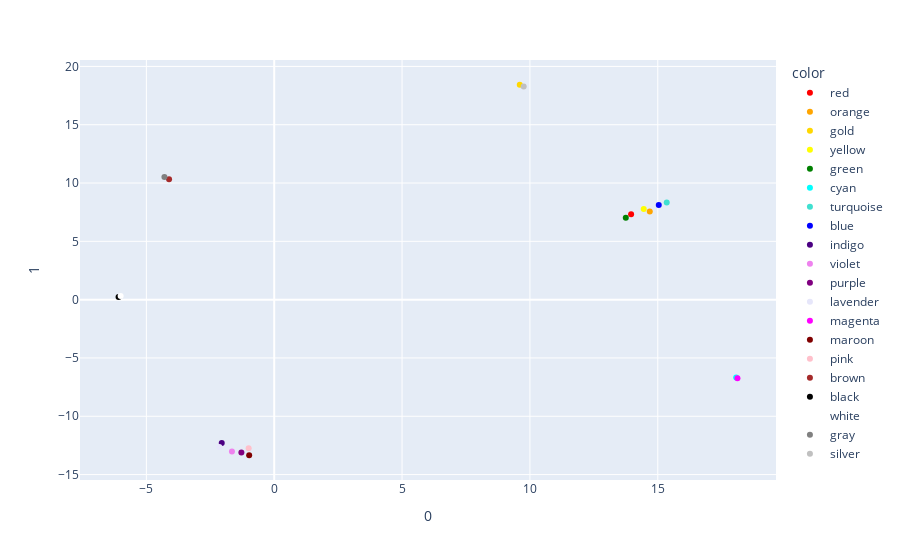

Here is the notebook cell this chart was saved with:
### Code cell
fig = px.scatter(
    embedding_df, x='0', y='1', color='color',
    hover_data={'color': True, '0': False, '1': False},
    color_discrete_sequence=color_words
)

fig.show()

### Figure 1 — Plotly figure (JSON) as saved in the notebook; plotly's stock layout.template omitted (floating-point values rounded to 4 significant figures)
{"data": [{"customdata": [["red"]], "hovertemplate": "color=%{customdata[0]}<extra></extra>", "legendgroup": "red", "marker": {"color": "red", "symbol": "circle"}, "mode": "markers", "name": "red", "orientation": "v", "showlegend": true, "type": "scatter", "x": [13.96], "xaxis": "x", "y": [7.324], "yaxis": "y"}, {"customdata": [["orange"]], "hovertemplate": "color=%{customdata[0]}<extra></extra>", "legendgroup": "orange", "marker": {"color": "orange", "symbol": "circle"}, "mode": "markers", "name": "orange", "orientation": "v", "showlegend": true, "type": "scatter", "x": [14.69], "xaxis": "x", "y": [7.552], "yaxis": "y"}, {"customdata": [["gold"]], "hovertemplate": "color=%{customdata[0]}<extra></extra>", "legendgroup": "gold", "marker": {"color": "gold", "symbol": "circle"}, "mode": "markers", "name": "gold", "orientation": "v", "showlegend": true, "type": "scatter", "x": [9.603], "xaxis": "x", "y": [18.43], "yaxis": "y"}, {"customdata": [["yellow"]], "hovertemplate": "color=%{customdata[0]}<extra></extra>", "legendgroup": "yellow", "marker": {"color": "yellow", "symbol": "circle"}, "mode": "markers", "name": "yellow", "orientation": "v", "showlegend": true, "type": "scatter", "x": [14.45], "xaxis": "x", "y": [7.768], "yaxis": "y"}, {"customdata": [["green"]], "hovertemplate": "color=%{customdata[0]}<extra></extra>", "legendgroup": "green", "marker": {"color": "green", "symbol": "circle"}, "mode": "markers", "name": "green", "orientation": "v", "showlegend": true, "type": "scatter", "x": [13.75], "xaxis": "x", "y": [7.022], "yaxis": "y"}, {"customdata": [["cyan"]], "hovertemplate": "color=%{customdata[0]}<extra></extra>", "legendgroup": "cyan", "marker": {"color": "cyan", "symbol": "circle"}, "mode": "markers", "name": "cyan", "orientation": "v", "showlegend": true, "type": "scatter", "x": [18.07], "xaxis": "x", "y": [-6.685], "yaxis": "y"}, {"customdata": [["turquoise"]], "hovertemplate": "color=%{customdata[0]}<extra></extra>", "legendgroup": "turquoise", "marker": {"color": "turquoise", "symbol": "circle"}, "mode": "markers", "name": "turquoise", "orientation": "v", "showlegend": true, "type": "scatter", "x": [15.35], "xaxis": "x", "y": [8.337], "yaxis": "y"}, {"customdata": [["blue"]], "hovertemplate": "color=%{customdata[0]}<extra></extra>", "legendgroup": "blue", "marker": {"color": "blue", "symbol": "circle"}, "mode": "markers", "name": "blue", "orientation": "v", "showlegend": true, "type": "scatter", "x": [15.04], "xaxis": "x", "y": [8.127], "yaxis": "y"}, {"customdata": [["indigo"]], "hovertemplate": "color=%{customdata[0]}<extra></extra>", "legendgroup": "indigo", "marker": {"color": "indigo", "symbol": "circle"}, "mode": "markers", "name": "indigo", "orientation": "v", "showlegend": true, "type": "scatter", "x": [-2.052], "xaxis": "x", "y": [-12.29], "yaxis": "y"}, {"customdata": [["violet"]], "hovertemplate": "color=%{customdata[0]}<extra></extra>", "legendgroup": "violet", "marker": {"color": "violet", "symbol": "circle"}, "mode": "markers", "name": "violet", "orientation": "v", "showlegend": true, "type": "scatter", "x": [-1.653], "xaxis": "x", "y": [-13.01], "yaxis": "y"}, {"customdata": [["purple"]], "hovertemplate": "color=%{customdata[0]}<extra></extra>", "legendgroup": "purple", "marker": {"color": "purple", "symbol": "circle"}, "mode": "markers", "name": "purple", "orientation": "v", "showlegend": true, "type": "scatter", "x": [-1.285], "xaxis": "x", "y": [-13.11], "yaxis": "y"}, {"customdata": [["lavender"]], "hovertemplate": "color=%{customdata[0]}<extra></extra>", "legendgroup": "lavender", "marker": {"color": "lavender", "symbol": "circle"}, "mode": "markers", "name": "lavender", "orientation": "v", "showlegend": true, "type": "scatter", "x": [-2.148], "xaxis": "x", "y": [-12.64], "yaxis": "y"}, {"customdata": [["magenta"]], "hovertemplate": "color=%{customdata[0]}<extra></extra>", "legendgroup": "magenta", "marker": {"color": "magenta", "symbol": "circle"}, "mode": "markers", "name": "magenta", "orientation": "v", "showlegend": true, "type": "scatter", "x": [18.12], "xaxis": "x", "y": [-6.735], "yaxis": "y"}, {"customdata": [["maroon"]], "hovertemplate": "color=%{customdata[0]}<extra></extra>", "legendgroup": "maroon", "marker": {"color": "maroon", "symbol": "circle"}, "mode": "markers", "name": "maroon", "orientation": "v", "showlegend": true, "type": "scatter", "x": [-0.9799], "xaxis": "x", "y": [-13.34], "yaxis": "y"}, {"customdata": [["pink"]], "hovertemplate": "color=%{customdata[0]}<extra></extra>", "legendgroup": "pink", "marker": {"color": "pink", "symbol": "circle"}, "mode": "markers", "name": "pink", "orientation": "v", "showlegend": true, "type": "scatter", "x": [-1.0], "xaxis": "x", "y": [-12.74], "yaxis": "y"}, {"customdata": [["brown"]], "hovertemplate": "color=%{customdata[0]}<extra></extra>", "legendgroup": "brown", "marker": {"color": "brown", "symbol": "circle"}, "mode": "markers", "name": "brown", "orientation": "v", "showlegend": true, "type": "scatter", "x": [-4.113], "xaxis": "x", "y": [10.33], "yaxis": "y"}, {"customdata": [["black"]], "hovertemplate": "color=%{customdata[0]}<extra></extra>", "legendgroup": "black", "marker": {"color": "black", "symbol": "circle"}, "mode": "markers", "name": "black", "orientation": "v", "showlegend": true, "type": "scatter", "x": [-6.088], "xaxis": "x", "y": [0.2334], "yaxis": "y"}, {"customdata": [["white"]], "hovertemplate": "color=%{customdata[0]}<extra></extra>", "legendgroup": "white", "marker": {"color": "white", "symbol": "circle"}, "mode": "markers", "name": "white", "orientation": "v", "showlegend": true, "type": "scatter", "x": [-6.006], "xaxis": "x", "y": [0.3154], "yaxis": "y"}, {"customdata": [["gray"]], "hovertemplate": "color=%{customdata[0]}<extra></extra>", "legendgroup": "gray", "marker": {"color": "gray", "symbol": "circle"}, "mode": "markers", "name": "gray", "orientation": "v", "showlegend": true, "type": "scatter", "x": [-4.294], "xaxis": "x", "y": [10.51], "yaxis": "y"}, {"customdata": [["silver"]], "hovertemplate": "color=%{customdata[0]}<extra></extra>", "legendgroup": "silver", "marker": {"color": "silver", "symbol": "circle"}, "mode": "markers", "name": "silver", "orientation": "v", "showlegend": true, "type": "scatter", "x": [9.757], "xaxis": "x", "y": [18.27], "yaxis": "y"}], "layout": {"legend": {"title": {"text": "color"}, "tracegroupgap": 0}, "margin": {"t": 60}, "xaxis": {"anchor": "y", "domain": [0, 1], "title": {"text": "0"}}, "yaxis": {"anchor": "x", "domain": [0, 1], "title": {"text": "1"}}}}
